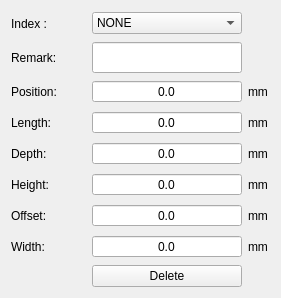
          <widget class="QWidget" name="layoutWidget15_2">
           <property name="geometry">
            <rect>
             <x>20</x>
             <y>540</y>
             <width>281</width>
             <height>275</height>
            </rect>
           </property>
           <layout class="QGridLayout" name="gridLayout_10">
            <item row="0" column="1">
             <widget class="QComboBox" name="ComDefectIndex">
              <property name="maximumSize">
               <size>
                <width>150</width>
                <height>16777215</height>
               </size>
              </property>
              <property name="layoutDirection">
               <enum>Qt::LeftToRight</enum>
              </property>
              <item>
               <property name="text">
                <string>NONE</string>
               </property>
              </item>
              <item>
               <property name="text">
                <string>Value 1</string>
               </property>
              </item>
              <item>
               <property name="text">
                <string>Value 2</string>
               </property>
              </item>
              <item>
               <property name="text">
                <string>Value 3</string>
               </property>
              </item>
              <item>
               <property name="text">
                <string>Value 4</string>
               </property>
              </item>
              <item>
               <property name="text">
                <string>Value 5</string>
               </property>
              </item>
              <item>
               <property name="text">
                <string>Value 6</string>
               </property>
              </item>
              <item>
               <property name="text">
                <string>Value 7</string>
               </property>
              </item>
              <item>
               <property name="text">
                <string>Value 8</string>
               </property>
              </item>
              <item>
               <property name="text">
                <string>Value 9</string>
               </property>
              </item>
             </widget>
            </item>
            <item row="0" column="0">
             <widget class="QLabel" name="LabelDefectIndex">
              <property name="sizePolicy">
               <sizepolicy hsizetype="Fixed" vsizetype="Fixed">
                <horstretch>0</horstretch>
                <verstretch>0</verstretch>
               </sizepolicy>
              </property>
              <property name="minimumSize">
               <size>
                <width>75</width>
                <height>25</height>
               </size>
              </property>
              <property name="maximumSize">
               <size>
                <width>50</width>
                <height>16777215</height>
               </size>
              </property>
              <property name="text">
               <string>Index :</string>
              </property>
             </widget>
            </item>
            <item row="2" column="0">
             <widget class="QLabel" name="labelDefectStart">
              <property name="sizePolicy">
               <sizepolicy hsizetype="Fixed" vsizetype="Fixed">
                <horstretch>0</horstretch>
                <verstretch>0</verstretch>
               </sizepolicy>
              </property>
              <property name="minimumSize">
               <size>
                <width>75</width>
                <height>25</height>
               </size>
              </property>
              <property name="maximumSize">
               <size>
                <width>60</width>
                <height>16777215</height>
               </size>
              </property>
              <property name="text">
               <string>Position:</string>
              </property>
             </widget>
            </item>
            <item row="2" column="1">
             <widget class="QDoubleSpinBox" name="ValueDefectLStart">
              <property name="maximumSize">
               <size>
                <width>150</width>
                <height>16777215</height>
               </size>
              </property>
              <property name="alignment">
               <set>Qt::AlignCenter</set>
              </property>
              <property name="buttonSymbols">
               <enum>QAbstractSpinBox::NoButtons</enum>
              </property>
              <property name="keyboardTracking">
               <bool>true</bool>
              </property>
              <property name="decimals">
               <number>1</number>
              </property>
              <property name="minimum">
               <double>-10000.000000000000000</double>
              </property>
              <property name="maximum">
               <double>10000.000000000000000</double>
              </property>
             </widget>
            </item>
            <item row="2" column="2">
             <widget class="QLabel" name="LabelCursorUnit3_2">
              <property name="maximumSize">
               <size>
                <width>30</width>
                <height>16777215</height>
               </size>
              </property>
              <property name="text">
               <string>mm</string>
              </property>
             </widget>
            </item>
            <item row="3" column="0">
             <widget class="QLabel" name="labelDefectLength">
              <property name="sizePolicy">
               <sizepolicy hsizetype="Fixed" vsizetype="Fixed">
                <horstretch>0</horstretch>
                <verstretch>0</verstretch>
               </sizepolicy>
              </property>
              <property name="minimumSize">
               <size>
                <width>75</width>
                <height>25</height>
               </size>
              </property>
              <property name="maximumSize">
               <size>
                <width>60</width>
                <height>16777215</height>
               </size>
              </property>
              <property name="text">
               <string>Length:</string>
              </property>
             </widget>
            </item>
            <item row="3" column="1">
             <widget class="QDoubleSpinBox" name="ValueDefectLength">
              <property name="maximumSize">
               <size>
                <width>150</width>
                <height>16777215</height>
               </size>
              </property>
              <property name="alignment">
               <set>Qt::AlignCenter</set>
              </property>
              <property name="buttonSymbols">
               <enum>QAbstractSpinBox::NoButtons</enum>
              </property>
              <property name="keyboardTracking">
               <bool>true</bool>
              </property>
              <property name="decimals">
               <number>1</number>
              </property>
              <property name="minimum">
               <double>-10000.000000000000000</double>
              </property>
              <property name="maximum">
               <double>10000.000000000000000</double>
              </property>
             </widget>
            </item>
            <item row="3" column="2">
             <widget class="QLabel" name="LabelCursorUnit3_3">
              <property name="text">
               <string>mm</string>
              </property>
             </widget>
            </item>
            <item row="4" column="0">
             <widget class="QLabel" name="labelDefectDepth">
              <property name="sizePolicy">
               <sizepolicy hsizetype="Fixed" vsizetype="Fixed">
                <horstretch>0</horstretch>
                <verstretch>0</verstretch>
               </sizepolicy>
              </property>
              <property name="minimumSize">
               <size>
                <width>75</width>
                <height>25</height>
               </size>
              </property>
              <property name="maximumSize">
               <size>
                <width>60</width>
                <height>16777215</height>
               </size>
              </property>
              <property name="text">
               <string>Depth:</string>
              </property>
             </widget>
            </item>
            <item row="4" column="1">
             <widget class="QDoubleSpinBox" name="ValueDefectHStart">
              <property name="maximumSize">
               <size>
                <width>150</width>
                <height>16777215</height>
               </size>
              </property>
              <property name="alignment">
               <set>Qt::AlignCenter</set>
              </property>
              <property name="buttonSymbols">
               <enum>QAbstractSpinBox::NoButtons</enum>
              </property>
              <property name="keyboardTracking">
               <bool>true</bool>
              </property>
              <property name="decimals">
               <number>1</number>
              </property>
              <property name="minimum">
               <double>-10000.000000000000000</double>
              </property>
              <property name="maximum">
               <double>10000.000000000000000</double>
              </property>
             </widget>
            </item>
            <item row="4" column="2">
             <widget class="QLabel" name="LabelCursorUnit3_4">
              <property name="text">
               <string>mm</string>
              </property>
             </widget>
            </item>
            <item row="5" column="0">
             <widget class="QLabel" name="labelDefectHeight">
              <property name="sizePolicy">
               <sizepolicy hsizetype="Fixed" vsizetype="Fixed">
                <horstretch>0</horstretch>
                <verstretch>0</verstretch>
               </sizepolicy>
              </property>
              <property name="minimumSize">
               <size>
                <width>75</width>
                <height>25</height>
               </size>
              </property>
              <property name="maximumSize">
               <size>
                <width>60</width>
                <height>16777215</height>
               </size>
              </property>
              <property name="text">
               <string>Height:</string>
              </property>
             </widget>
            </item>
            <item row="5" column="1">
             <widget class="QDoubleSpinBox" name="ValueDefectHeight">
              <property name="maximumSize">
               <size>
                <width>150</width>
                <height>16777215</height>
               </size>
              </property>
              <property name="alignment">
               <set>Qt::AlignCenter</set>
              </property>
              <property name="buttonSymbols">
               <enum>QAbstractSpinBox::NoButtons</enum>
              </property>
              <property name="keyboardTracking">
               <bool>true</bool>
              </property>
              <property name="decimals">
               <number>1</number>
              </property>
              <property name="minimum">
               <double>-10000.000000000000000</double>
              </property>
              <property name="maximum">
               <double>10000.000000000000000</double>
              </property>
             </widget>
            </item>
            <item row="5" column="2">
             <widget class="QLabel" name="LabelCursorUnit3_10">
              <property name="text">
               <string>mm</string>
              </property>
             </widget>
            </item>
            <item row="6" column="2">
             <widget class="QLabel" name="LabelCursorUnit3_11">
              <property name="text">
               <string>mm</string>
              </property>
             </widget>
            </item>
            <item row="6" column="1">
             <widget class="QDoubleSpinBox" name="ValueDefectWStart">
              <property name="maximumSize">
               <size>
                <width>150</width>
                <height>16777215</height>
               </size>
              </property>
              <property name="alignment">
               <set>Qt::AlignCenter</set>
              </property>
              <property name="buttonSymbols">
               <enum>QAbstractSpinBox::NoButtons</enum>
              </property>
              <property name="keyboardTracking">
               <bool>true</bool>
              </property>
              <property name="decimals">
               <number>1</number>
              </property>
              <property name="minimum">
               <double>-10000.000000000000000</double>
              </property>
              <property name="maximum">
               <double>10000.000000000000000</double>
              </property>
             </widget>
            </item>
            <item row="6" column="0">
             <widget class="QLabel" name="labelDefectOffset">
              <property name="sizePolicy">
               <sizepolicy hsizetype="Fixed" vsizetype="Fixed">
                <horstretch>0</horstretch>
                <verstretch>0</verstretch>
               </sizepolicy>
              </property>
              <property name="minimumSize">
               <size>
                <width>75</width>
                <height>25</height>
               </size>
              </property>
              <property name="maximumSize">
               <size>
                <width>60</width>
                <height>16777215</height>
               </size>
              </property>
              <property name="text">
               <string>Offset:</string>
              </property>
             </widget>
            </item>
            <item row="7" column="1">
             <widget class="QDoubleSpinBox" name="ValueDefectWidth">
              <property name="maximumSize">
               <size>
                <width>150</width>
                <height>16777215</height>
               </size>
              </property>
              <property name="alignment">
               <set>Qt::AlignCenter</set>
              </property>
              <property name="buttonSymbols">
               <enum>QAbstractSpinBox::NoButtons</enum>
              </property>
              <property name="keyboardTracking">
               <bool>true</bool>
              </property>
              <property name="decimals">
               <number>1</number>
              </property>
              <property name="minimum">
               <double>-10000.000000000000000</double>
              </property>
              <property name="maximum">
               <double>10000.000000000000000</double>
              </property>
             </widget>
            </item>
            <item row="7" column="0">
             <widget class="QLabel" name="labelDefectWidth">
              <property name="sizePolicy">
               <sizepolicy hsizetype="Fixed" vsizetype="Fixed">
                <horstretch>0</horstretch>
                <verstretch>0</verstretch>
               </sizepolicy>
              </property>
              <property name="minimumSize">
               <size>
                <width>75</width>
                <height>25</height>
               </size>
              </property>
              <property name="maximumSize">
               <size>
                <width>60</width>
                <height>16777215</height>
               </size>
              </property>
              <property name="text">
               <string>Width:</string>
              </property>
             </widget>
            </item>
            <item row="7" column="2">
             <widget class="QLabel" name="LabelCursorUnit3_12">
              <property name="text">
               <string>mm</string>
              </property>
             </widget>
            </item>
            <item row="8" column="1">
             <widget class="QPushButton" name="BtnDefectDelete">
              <property name="minimumSize">
               <size>
                <width>100</width>
                <height>0</height>
               </size>
              </property>
              <property name="maximumSize">
               <size>
                <width>16777215</width>
                <height>16777215</height>
               </size>
              </property>
              <property name="text">
               <string>Delete</string>
              </property>
             </widget>
            </item>
            <item row="1" column="0">
             <widget class="QLabel" name="LabelReMark">
              <property name="sizePolicy">
               <sizepolicy hsizetype="Fixed" vsizetype="Fixed">
                <horstretch>0</horstretch>
                <verstretch>0</verstretch>
               </sizepolicy>
              </property>
              <property name="minimumSize">
               <size>
                <width>75</width>
                <height>25</height>
               </size>
              </property>
              <property name="maximumSize">
               <size>
                <width>60</width>
                <height>16777215</height>
               </size>
              </property>
              <property name="text">
               <string>Remark:</string>
              </property>
             </widget>
            </item>
            <item row="1" column="1">
             <widget class="QLineEdit" name="lineEditReMark">
              <property name="maximumSize">
               <size>
                <width>150</width>
                <height>16777215</height>
               </size>
              </property>
              <property name="font">
               <font>
                <family>宋体</family>
                <pointsize>12</pointsize>
               </font>
              </property>
              <property name="inputMethodHints">
               <set>Qt::ImhUppercaseOnly</set>
              </property>
              <property name="alignment">
               <set>Qt::AlignCenter</set>
              </property>
             </widget>
            </item>
           </layout>
          </widget>
